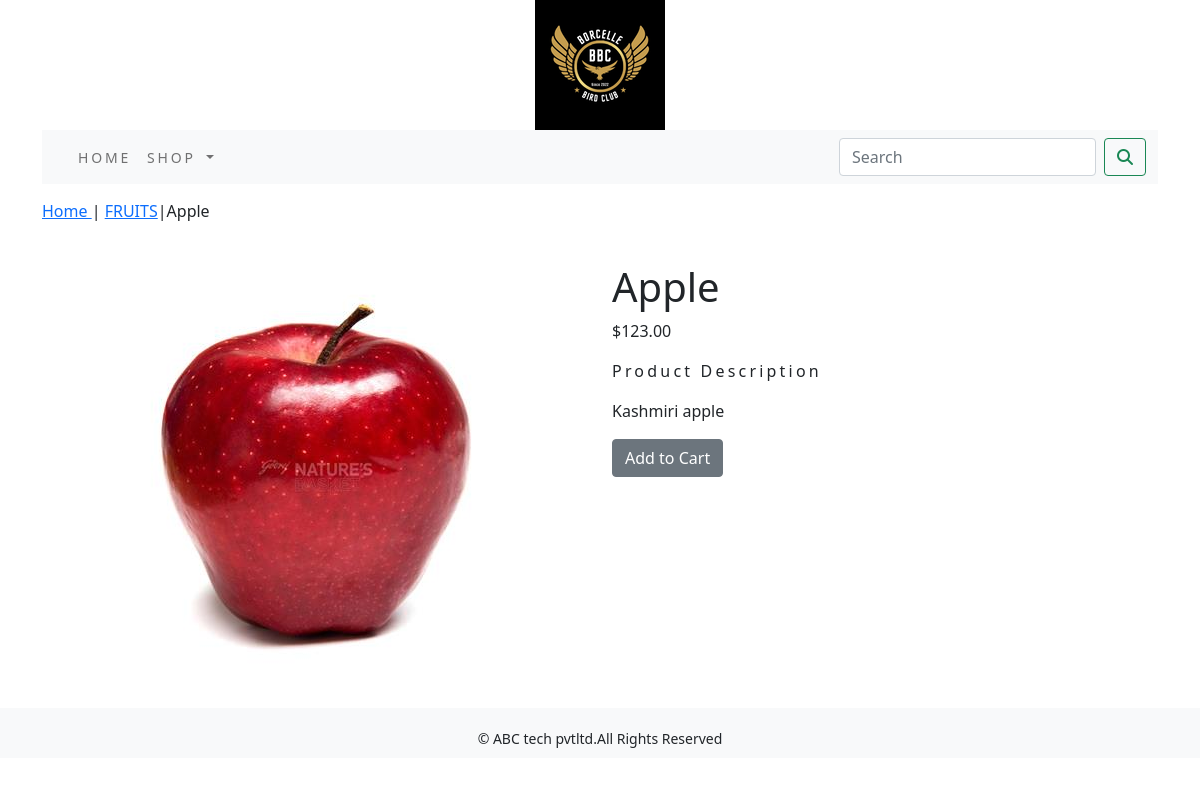
Screenshot of /ecommerceapp/FRUITS/Apple/ with the database file from the repository.
### ecommerceapp/models.py (models this page shows, shortened)
class Product(models.Model):
    name=models.CharField(max_length=250,unique=True)
    slug=models.SlugField(max_length=250,unique=True)
    description=models.TextField(blank=True)
    price=models.DecimalField(max_digits=10,decimal_places=2)
    category=models.ForeignKey(Category,on_delete=models.CASCADE)
    image=models.ImageField(upload_to='product',blank=True)
    stock=models.IntegerField()
    available=models.BooleanField(default=True)
    created=models.DateTimeField(auto_now_add=True)
    updated=models.DateTimeField(auto_now=True)
    class Meta:
        ordering=('name',)
        verbose_name='product'
        verbose_name_plural='products'

class Category(models.Model):
    name=models.CharField(max_length=250,unique=True)
    slug=models.SlugField(max_length=250,unique=True)
    description=models.TextField(blank=True)
    image=models.ImageField(upload_to='category',blank=True)
    class Meta:
        ordering=('name',)
        verbose_name='category'
        verbose_name_plural='categories'
    def get_url(self):
        return reverse('ecommerceapp:product_by_category',args=[self.slug])
    def __str__(self):
        return '{}'.format(self.name)

### ecommerceapp/views.py (the view)
# urls.py: path('<slug:c_slug>/<slug:product_slug>/', views.ProDetail, name='prodCatdetail'),
def ProDetail(request, c_slug, product_slug):
    try:
        product = Product.objects.get(category__slug=c_slug, slug=product_slug)
    except Exception as e:
        raise e
    return render(request, 'product.html', {'product': product})

### cart/context_processors.py (called while the page is built)
def counter(request):
    item_count=0
    if 'admin' in request.path:
        return {}
    else:
        try:
            cart=Cart.objects.filter(cart_id=_cart_id(request))
            car_items=CartItem.objects.all().filter(cart=cart[:1])
            for cart_item in car_items:
                item_count += cart_item.quantity
        except Cart.DoesNotExist:
            item_count =0
    return dict(item_count=item_count)

### cart/views.py (called while the page is built)
def _cart_id(request):
    cart=request.session.session_key
    if not cart:
        cart=request.session.create()
    return cart

### ecommerceapp/context_processors.py (called while the page is built)
def menu_links(request):
    links=Category.objects.all()
    return dict(links=links)

### templates/product.html (shortened to what this page needs)
{% extends 'base.html' %}
{% load static %}
{% block content %}
<div class="row my_prod_row_class">
    <div class="mx-auto">
        <p> <a href="{% url 'ecommerceapp:allProdCat' %}"> Home </a> | <a href="{{product.category.get_url}}">{{product.category}}</a>|{{product.name}}</p>
    </div>
<div class="container">
<br>
<div class="row">
    <div class="col-12 col-sm-12 col-md-12 col-lg-6 text-center">
        <div style="min-width:18rem">
            <img src="{{product.image.url}}" alt="{{product.name}}">
        </div>
    </div>
     <div class="col-12 col-sm-12 col-md-12 col-lg-6">
         <div>
         <h1 class="my_prod_tittle">{{product.name}}</h1>
         <p>${{product.price}}</p>
         <p class="my_title">Product Description</p>
         <p class="text-justify my_prod_text">{{product.description}}</p>
         {% if product.stock <= 0 %}
         <p class="text-justify my_prod_text"><b>Out of stock</b></p>
         {% else %}
         <a class="btn btn-secondary"href="{% url 'cart:add_cart' product.id %}">Add to Cart</a>
         {% endif %}
     </div>
 </div>
</div>
</div>
</div>
{% endblock %}

### static/css/custom.css (style rules this page uses)
body { font-family: 'Roboto', sans-serif; }
.my_title { font-size:16px; text_transform:uppercase; letter-spacing:.2em; }
.my_prod_row_class { padding-top:15px; padding-bottom:20px }
.my_prod_text { padding-right:20px; }

### rows the page displays
Product: category "FRUITS", name "Apple", image (picture), price "123.00", description "Kashmiri apple"
